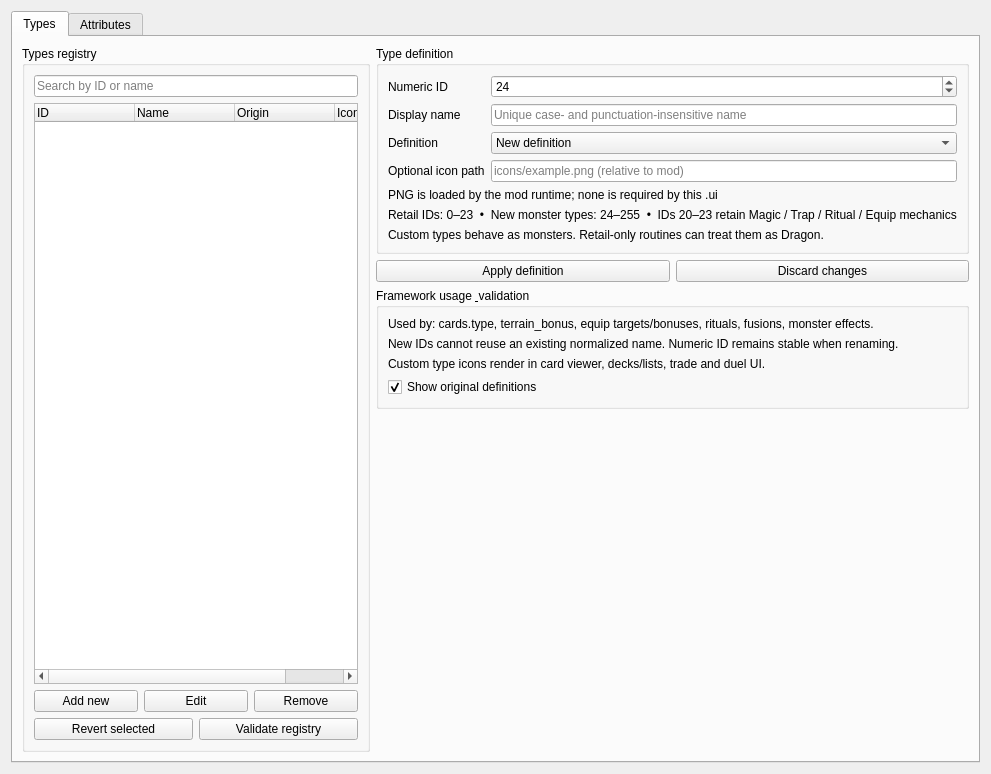
<?xml version="1.0" encoding="UTF-8"?>
<ui version="4.0">
 <class>TypeAttributeRegistryPage</class>
 <widget class="QWidget" name="TypeAttributeRegistryPage">
  <property name="geometry">
   <rect>
    <x>0</x>
    <y>0</y>
    <width>991</width>
    <height>774</height>
   </rect>
  </property>
  <property name="windowTitle">
   <string>Card Types &amp; Attributes — Registry Editor</string>
  </property>
  <layout class="QVBoxLayout" name="mainVerticalLayout">
   <item>
    <layout class="QHBoxLayout" name="headerLayout"/>
   </item>
   <item>
    <widget class="QTabWidget" name="registryTabs">
     <property name="currentIndex">
      <number>0</number>
     </property>
     <widget class="QWidget" name="typesTab">
      <attribute name="title">
       <string>Types</string>
      </attribute>
      <layout class="QHBoxLayout" name="typesColumns" stretch="0,0">
       <item>
        <widget class="QGroupBox" name="typesCatalogGroup">
         <property name="sizePolicy">
          <sizepolicy hsizetype="Expanding" vsizetype="Expanding">
           <horstretch>0</horstretch>
           <verstretch>0</verstretch>
          </sizepolicy>
         </property>
         <property name="title">
          <string>Types registry</string>
         </property>
         <layout class="QVBoxLayout" name="typesCatalogLayout">
          <item>
           <widget class="QLineEdit" name="typesSearchEdit">
            <property name="placeholderText">
             <string>Search by ID or name</string>
            </property>
           </widget>
          </item>
          <item>
           <widget class="QTreeWidget" name="typesTree">
            <property name="alternatingRowColors">
             <bool>true</bool>
            </property>
            <column>
             <property name="text">
              <string>ID</string>
             </property>
            </column>
            <column>
             <property name="text">
              <string>Name</string>
             </property>
            </column>
            <column>
             <property name="text">
              <string>Origin</string>
             </property>
            </column>
            <column>
             <property name="text">
              <string>Icon</string>
             </property>
            </column>
           </widget>
          </item>
          <item>
           <layout class="QHBoxLayout" name="typesCatalogButtons">
            <item>
             <widget class="QPushButton" name="typesAddButton">
              <property name="text">
               <string>Add new</string>
              </property>
             </widget>
            </item>
            <item>
             <widget class="QPushButton" name="typesRenameButton">
              <property name="text">
               <string>Edit</string>
              </property>
             </widget>
            </item>
            <item>
             <widget class="QPushButton" name="typesRemoveButton">
              <property name="text">
               <string>Remove</string>
              </property>
             </widget>
            </item>
           </layout>
          </item>
          <item>
           <layout class="QHBoxLayout" name="typesTools">
            <item>
             <widget class="QPushButton" name="typesRevertButton">
              <property name="text">
               <string>Revert selected</string>
              </property>
             </widget>
            </item>
            <item>
             <widget class="QPushButton" name="typesValidateButton">
              <property name="text">
               <string>Validate registry</string>
              </property>
             </widget>
            </item>
           </layout>
          </item>
         </layout>
        </widget>
       </item>
       <item>
        <layout class="QVBoxLayout" name="typesEditorLayout">
         <item>
          <widget class="QGroupBox" name="typesDetailsGroup">
           <property name="title">
            <string>Type definition</string>
           </property>
           <layout class="QGridLayout" name="typesFormLayout">
            <item row="0" column="0">
             <widget class="QLabel" name="typesIdLabel">
              <property name="text">
               <string>Numeric ID</string>
              </property>
             </widget>
            </item>
            <item row="0" column="1">
             <widget class="QSpinBox" name="typesIdSpin">
              <property name="minimum">
               <number>0</number>
              </property>
              <property name="maximum">
               <number>255</number>
              </property>
              <property name="value">
               <number>24</number>
              </property>
             </widget>
            </item>
            <item row="1" column="0">
             <widget class="QLabel" name="typesNameLabel">
              <property name="text">
               <string>Display name</string>
              </property>
             </widget>
            </item>
            <item row="1" column="1">
             <widget class="QLineEdit" name="typesNameEdit">
              <property name="placeholderText">
               <string>Unique case- and punctuation-insensitive name</string>
              </property>
             </widget>
            </item>
            <item row="2" column="0">
             <widget class="QLabel" name="typesOriginLabel">
              <property name="text">
               <string>Definition</string>
              </property>
             </widget>
            </item>
            <item row="2" column="1">
             <widget class="QComboBox" name="typesModeCombo">
              <item>
               <property name="text">
                <string>New definition</string>
               </property>
              </item>
              <item>
               <property name="text">
                <string>Rename retail ID</string>
               </property>
              </item>
             </widget>
            </item>
            <item row="3" column="0">
             <widget class="QLabel" name="typesIconLabel">
              <property name="text">
               <string>Optional icon path</string>
              </property>
             </widget>
            </item>
            <item row="3" column="1">
             <widget class="QLineEdit" name="typesIconPathEdit">
              <property name="placeholderText">
               <string>icons/example.png (relative to mod)</string>
              </property>
             </widget>
            </item>
            <item row="4" column="0" colspan="2">
             <widget class="QLabel" name="typesAssetNote">
              <property name="text">
               <string>PNG is loaded by the mod runtime; none is required by this .ui</string>
              </property>
             </widget>
            </item>
            <item row="5" column="0" colspan="2">
             <widget class="QLabel" name="typeRanges">
              <property name="text">
               <string>Retail IDs: 0–23  •  New monster types: 24–255  •  IDs 20–23 retain Magic / Trap / Ritual / Equip mechanics</string>
              </property>
             </widget>
            </item>
            <item row="6" column="0" colspan="2">
             <widget class="QLabel" name="typeRuleNote">
              <property name="text">
               <string>Custom types behave as monsters. Retail-only routines can treat them as Dragon.</string>
              </property>
             </widget>
            </item>
           </layout>
          </widget>
         </item>
         <item>
          <layout class="QHBoxLayout" name="typesApplyButtons">
           <item>
            <widget class="QPushButton" name="typesApplyButton">
             <property name="text">
              <string>Apply definition</string>
             </property>
            </widget>
           </item>
           <item>
            <widget class="QPushButton" name="typesDiscardButton">
             <property name="text">
              <string>Discard changes</string>
             </property>
            </widget>
           </item>
          </layout>
         </item>
         <item>
          <widget class="QGroupBox" name="typesUsageGroup">
           <property name="title">
            <string>Framework usage &amp; validation</string>
           </property>
           <layout class="QVBoxLayout" name="typesUsageLayout">
            <item>
             <widget class="QLabel" name="typesUsage0">
              <property name="text">
               <string>Used by: cards.type, terrain_bonus, equip targets/bonuses, rituals, fusions, monster effects.</string>
              </property>
             </widget>
            </item>
            <item>
             <widget class="QLabel" name="typesUsage1">
              <property name="text">
               <string>New IDs cannot reuse an existing normalized name. Numeric ID remains stable when renaming.</string>
              </property>
             </widget>
            </item>
            <item>
             <widget class="QLabel" name="typesUsage2">
              <property name="text">
               <string>Custom type icons render in card viewer, decks/lists, trade and duel UI.</string>
              </property>
             </widget>
            </item>
            <item>
             <widget class="QCheckBox" name="typesShowRetailCheck">
              <property name="text">
               <string>Show original definitions</string>
              </property>
              <property name="checked">
               <bool>true</bool>
              </property>
             </widget>
            </item>
           </layout>
          </widget>
         </item>
         <item>
          <spacer name="typesVerticalSpacer">
           <property name="orientation">
            <enum>Qt::Orientation::Vertical</enum>
           </property>
           <property name="sizeHint" stdset="0">
            <size>
             <width>20</width>
             <height>35</height>
            </size>
           </property>
          </spacer>
         </item>
        </layout>
       </item>
      </layout>
     </widget>
     <widget class="QWidget" name="attributesTab">
      <attribute name="title">
       <string>Attributes</string>
      </attribute>
      <layout class="QHBoxLayout" name="attributesColumns">
       <item>
        <widget class="QGroupBox" name="attributesCatalogGroup">
         <property name="title">
          <string>Attributes registry</string>
         </property>
         <layout class="QVBoxLayout" name="attributesCatalogLayout">
          <item>
           <widget class="QLineEdit" name="attributesSearchEdit">
            <property name="placeholderText">
             <string>Search by ID or name</string>
            </property>
           </widget>
          </item>
          <item>
           <widget class="QTreeWidget" name="attributesTree">
            <property name="alternatingRowColors">
             <bool>true</bool>
            </property>
            <column>
             <property name="text">
              <string>ID</string>
             </property>
            </column>
            <column>
             <property name="text">
              <string>Name</string>
             </property>
            </column>
            <column>
             <property name="text">
              <string>Origin</string>
             </property>
            </column>
            <column>
             <property name="text">
              <string>Icon</string>
             </property>
            </column>
           </widget>
          </item>
          <item>
           <layout class="QHBoxLayout" name="attributesCatalogButtons">
            <item>
             <widget class="QPushButton" name="attributesAddButton">
              <property name="text">
               <string>Add new</string>
              </property>
             </widget>
            </item>
            <item>
             <widget class="QPushButton" name="attributesRenameButton">
              <property name="text">
               <string>Edit</string>
              </property>
             </widget>
            </item>
            <item>
             <widget class="QPushButton" name="attributesRemoveButton">
              <property name="text">
               <string>Remove</string>
              </property>
             </widget>
            </item>
           </layout>
          </item>
          <item>
           <layout class="QHBoxLayout" name="attributesTools">
            <item>
             <widget class="QPushButton" name="attributesRevertButton">
              <property name="text">
               <string>Revert selected</string>
              </property>
             </widget>
            </item>
            <item>
             <widget class="QPushButton" name="attributesValidateButton">
              <property name="text">
               <string>Validate registry</string>
              </property>
             </widget>
            </item>
           </layout>
          </item>
         </layout>
        </widget>
       </item>
       <item>
        <layout class="QVBoxLayout" name="attributesEditorLayout">
         <item>
          <widget class="QGroupBox" name="attributesDetailsGroup">
           <property name="title">
            <string>Attribute definition</string>
           </property>
           <layout class="QGridLayout" name="attributesFormLayout">
            <item row="0" column="0">
             <widget class="QLabel" name="attributesIdLabel">
              <property name="text">
               <string>Numeric ID</string>
              </property>
             </widget>
            </item>
            <item row="0" column="1">
             <widget class="QSpinBox" name="attributesIdSpin">
              <property name="minimum">
               <number>0</number>
              </property>
              <property name="maximum">
               <number>255</number>
              </property>
              <property name="value">
               <number>8</number>
              </property>
             </widget>
            </item>
            <item row="1" column="0">
             <widget class="QLabel" name="attributesNameLabel">
              <property name="text">
               <string>Display name</string>
              </property>
             </widget>
            </item>
            <item row="1" column="1">
             <widget class="QLineEdit" name="attributesNameEdit">
              <property name="placeholderText">
               <string>Unique case- and punctuation-insensitive name</string>
              </property>
             </widget>
            </item>
            <item row="2" column="0">
             <widget class="QLabel" name="attributesOriginLabel">
              <property name="text">
               <string>Definition</string>
              </property>
             </widget>
            </item>
            <item row="2" column="1">
             <widget class="QComboBox" name="attributesModeCombo">
              <item>
               <property name="text">
                <string>New definition</string>
               </property>
              </item>
              <item>
               <property name="text">
                <string>Rename retail ID</string>
               </property>
              </item>
             </widget>
            </item>
            <item row="3" column="0">
             <widget class="QLabel" name="attributesIconLabel">
              <property name="text">
               <string>Optional icon path</string>
              </property>
             </widget>
            </item>
            <item row="3" column="1">
             <widget class="QLineEdit" name="attributesIconPathEdit">
              <property name="placeholderText">
               <string>icons/example.png (relative to mod)</string>
              </property>
             </widget>
            </item>
            <item row="4" column="0" colspan="2">
             <widget class="QLabel" name="attributesAssetNote">
              <property name="text">
               <string>PNG is loaded by the mod runtime; none is required by this .ui</string>
              </property>
             </widget>
            </item>
            <item row="5" column="0" colspan="2">
             <widget class="QLabel" name="attributeRanges">
              <property name="text">
               <string>Retail IDs: 0–5  •  Reserved: 6–7  •  New monster attributes: 8–255</string>
              </property>
             </widget>
            </item>
            <item row="6" column="0" colspan="2">
             <widget class="QLabel" name="attributeRuleNote">
              <property name="text">
               <string>A changed ID meaning affects all cards referencing that numeric attribute.</string>
              </property>
             </widget>
            </item>
           </layout>
          </widget>
         </item>
         <item>
          <layout class="QHBoxLayout" name="attributesApplyButtons">
           <item>
            <widget class="QPushButton" name="attributesApplyButton">
             <property name="text">
              <string>Apply definition</string>
             </property>
            </widget>
           </item>
           <item>
            <widget class="QPushButton" name="attributesDiscardButton">
             <property name="text">
              <string>Discard changes</string>
             </property>
            </widget>
           </item>
          </layout>
         </item>
         <item>
          <widget class="QGroupBox" name="attributesUsageGroup">
           <property name="title">
            <string>Framework usage &amp; validation</string>
           </property>
           <layout class="QVBoxLayout" name="attributesUsageLayout">
            <item>
             <widget class="QLabel" name="attributesUsage0">
              <property name="text">
               <string>Used by: cards.attribute, equip bonus_if, monster-effect attribute filters.</string>
              </property>
             </widget>
            </item>
            <item>
             <widget class="QLabel" name="attributesUsage1">
              <property name="text">
               <string>Attribute names must contain letters/digits and must not normalize to a numeric ID.</string>
              </property>
             </widget>
            </item>
            <item>
             <widget class="QLabel" name="attributesUsage2">
              <property name="text">
               <string>Custom icons are loaded from the attribute texture bank.</string>
              </property>
             </widget>
            </item>
            <item>
             <widget class="QCheckBox" name="attributesShowRetailCheck">
              <property name="text">
               <string>Show original definitions</string>
              </property>
              <property name="checked">
               <bool>true</bool>
              </property>
             </widget>
            </item>
           </layout>
          </widget>
         </item>
         <item>
          <spacer name="attributesVerticalSpacer">
           <property name="orientation">
            <enum>Qt::Orientation::Vertical</enum>
           </property>
           <property name="sizeHint" stdset="0">
            <size>
             <width>20</width>
             <height>35</height>
            </size>
           </property>
          </spacer>
         </item>
        </layout>
       </item>
      </layout>
     </widget>
    </widget>
   </item>
   <item>
    <layout class="QHBoxLayout" name="footerLayout"/>
   </item>
  </layout>
 </widget>
 <resources/>
 <connections/>
</ui>
